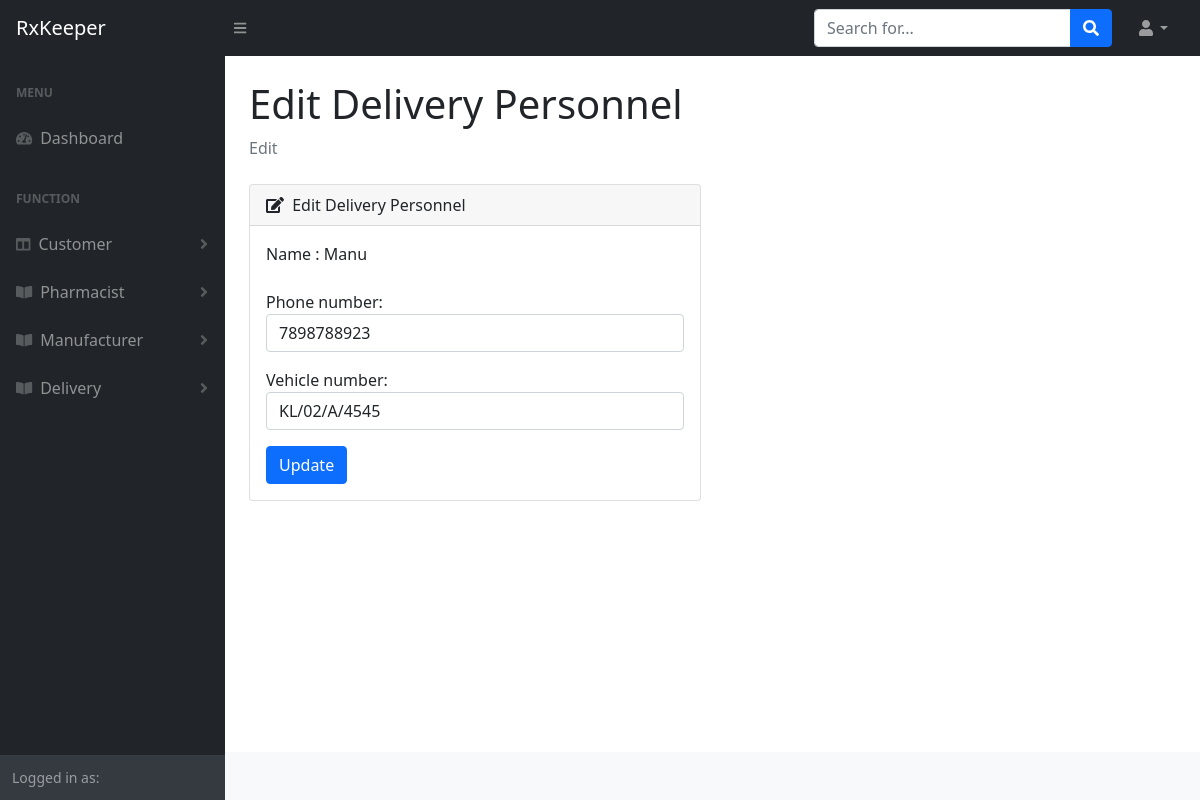
Screenshot of /main_project/delivery/edit/19/ with the database file from the repository.
### logi/models.py (models this page shows)
class DeliveryPerson(models.Model):
    user = models.OneToOneField(User, on_delete=models.CASCADE, primary_key=True)
    phone_number = models.CharField(max_length=20)
    vehicle_number = models.CharField(max_length=20)

class User(AbstractUser):
   is_customer= models.BooleanField(default=False)
   is_employee= models.BooleanField(default=False)
   is_delivery_person = models.BooleanField(default=False)
   name=models.CharField(max_length=50)

### main_project/views.py (the view)
# urls.py: path('delivery/edit/<int:delivery_person_id>/', views.edit_delivery_person, name='edit_delivery_person'),
def edit_delivery_person(request, delivery_person_id):
    delivery_person = get_object_or_404(DeliveryPerson, pk=delivery_person_id)
    if request.method == 'POST':
        form = DeliveryPersonForm(request.POST, instance=delivery_person)
        if form.is_valid():
            form.save()
            return redirect('delivery_person_list')
    else:
        form = DeliveryPersonForm(instance=delivery_person)
    return render(request, 'home/edit_delivery_person.html', {'form': form})

### main_project/forms.py
class DeliveryPersonForm(forms.ModelForm):
    class Meta:
        model = DeliveryPerson
        fields = ['phone_number', 'vehicle_number']
    def __init__(self, *args, **kwargs):
        super().__init__(*args, **kwargs)
        self.fields['phone_number'].widget.attrs.update({'class': 'form-control'})
        self.fields['vehicle_number'].widget.attrs.update({'class': 'form-control'})

### template/home/edit_delivery_person.html (shortened to what this page needs)
{% extends "layouts/base.html" %}
{% block content %}
    <div class="container-fluid px-4">
        <h1 class="mt-4">Edit Delivery Personnel</h1>
        <ol class="breadcrumb mb-4">
            <li class="breadcrumb-item active">Edit</li>
        </ol>
        <div class="row">
            <div class="col-md-6">
                <div class="card mb-4">
                    <div class="card-header">
                        <i class="fas fa-edit me-1"></i>
                        Edit Delivery Personnel
                    </div>
                    <div class="card-body">
                        <form method="POST">
                            <div class="mb-3">
                                <label for="id_name" class="form-label">Name :</label>
                                {{ form.instance.user.name }}
                            </div>
                            {{ form.as_p }}
                            <button type="submit" class="btn btn-primary">Update</button>
                        </form>
                    </div>
                </div>
            </div>
        </div>
    </div>
{% endblock %}

### rows the page displays
DeliveryPerson: instance.user.name "Manu", phone_number "7898788923", vehicle_number "KL/02/A/4545"
